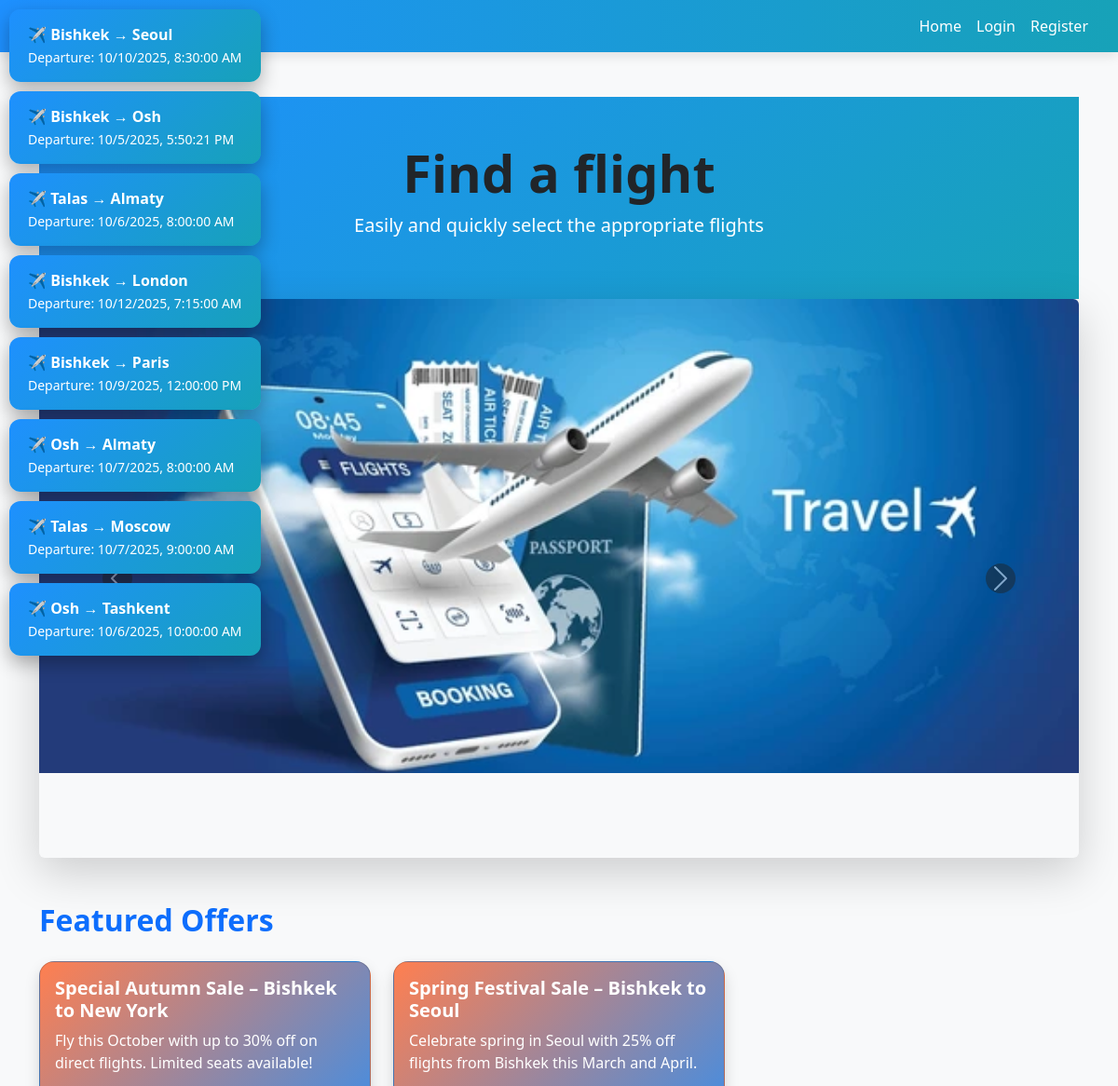
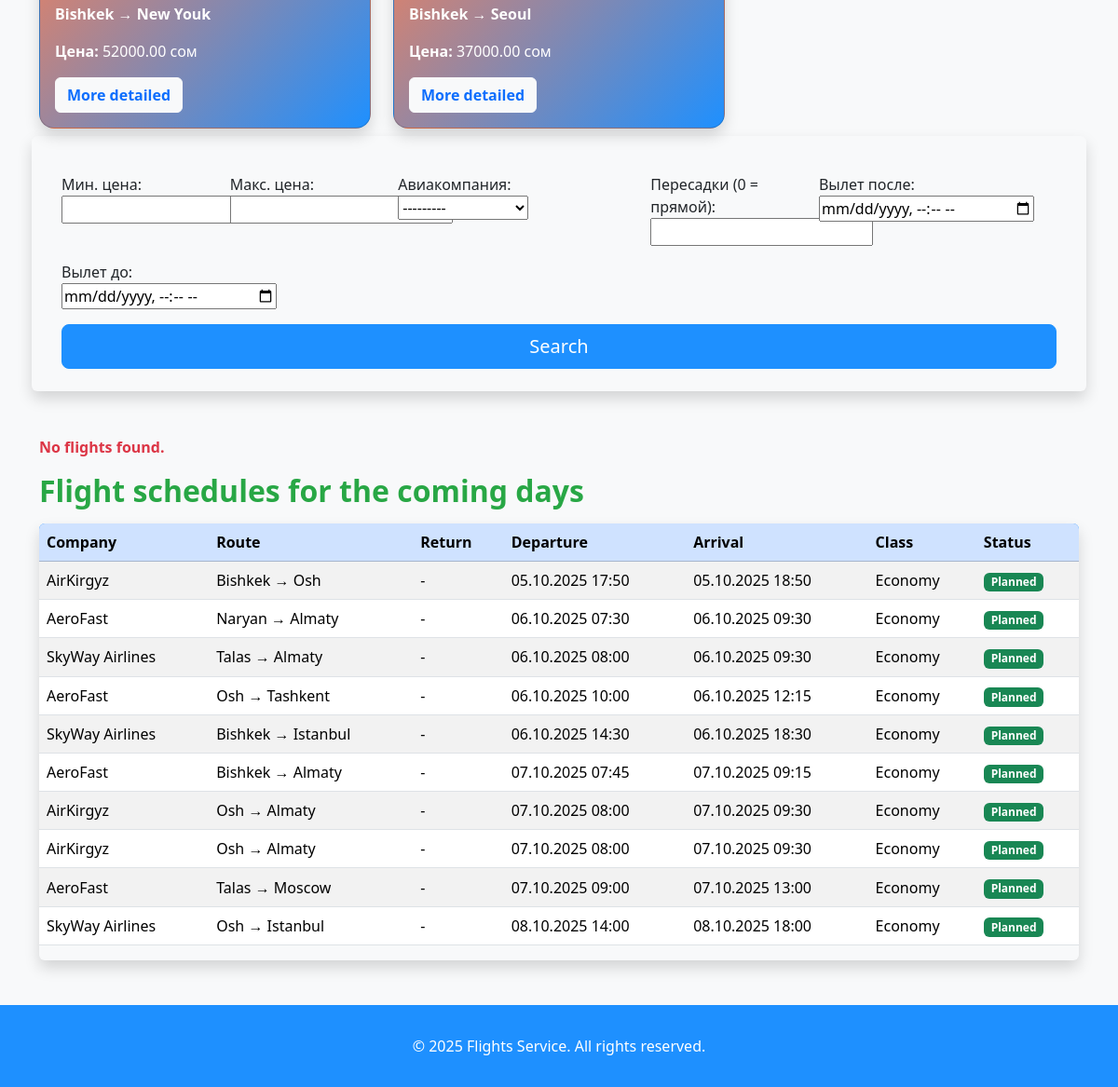
The page / on the database its author committed (2 pictures, top to bottom).
### flights/models.py (models this page shows, shortened)
class Banner(models.Model):
    title = models.CharField(max_length=200, blank=True)
    image = models.ImageField(upload_to="banners/")
    order = models.PositiveIntegerField(default=0)
    class Meta:
        ordering = ['order']

class FeaturedOffer(models.Model):
    flight = models.ForeignKey(Flight, on_delete=models.CASCADE)
    title = models.CharField(max_length=200)
    description = models.TextField(blank=True)

class Flight(models.Model):
    company = models.ForeignKey(Company, on_delete=models.CASCADE, related_name="flights")
    origin = models.CharField(max_length=100)
    destination = models.CharField(max_length=100)
    departure_time = models.DateTimeField()
    arrival_time = models.DateTimeField()
    duration = models.DurationField()
    stops = models.PositiveIntegerField(default=0)
    price = models.DecimalField(max_digits=10, decimal_places=2)
    seats_total = models.PositiveIntegerField()
    seats_available = models.PositiveIntegerField()
    is_active = models.BooleanField(default=True)
    ECONOMY = 'economy'
    COMFORT = 'comfort'
    BUSINESS = 'business'
    FLIGHT_CLASSES = [
        (ECONOMY, 'Economy'),
        (COMFORT, 'Comfort'),
        (BUSINESS, 'Business'),
    ]
    flight_class = models.CharField(max_length=10, choices=FLIGHT_CLASSES, default=ECONOMY)
    return_flight = models.ForeignKey(
        'self', null=True, blank=True, on_delete=models.SET_NULL, related_name='return_of'
    )

class Company(models.Model):
    name = models.CharField(max_length=255)
    managers = models.ManyToManyField(User, related_name="companies")
    def __str__(self):
        return self.name

### flights/views.py (the view)
# urls.py: path("", views.landing, name="landing"),
def landing(request):
    now = timezone.now()
    flights = Flight.objects.none()
    form = FlightSearchForm(request.GET or None)
    if form.is_valid():
        flights = Flight.objects.filter(is_active=True)
        origin = form.cleaned_data.get("origin")
        destination = form.cleaned_data.get("destination")
        date = form.cleaned_data.get("date")
        passengers = form.cleaned_data.get("passengers")
        price_min = form.cleaned_data.get("price_min")
        price_max = form.cleaned_data.get("price_max")
        company = form.cleaned_data.get("company")
        departure_after = form.cleaned_data.get("departure_after")
        departure_before = form.cleaned_data.get("departure_before")
        stops = form.cleaned_data.get("stops")
        if origin:
            flights = flights.filter(origin__iexact=origin)
        if destination:
            flights = flights.filter(destination__iexact=destination)
        if date:
            flights = flights.filter(departure_time__date=date)
        if passengers:
            flights = flights.filter(seats_available__gte=passengers)
        if price_min is not None:
            flights = flights.filter(price__gte=price_min)
        if price_max is not None:
            flights = flights.filter(price__lte=price_max)
        if company:
            flights = flights.filter(company=company)
        if departure_after:
            flights = flights.filter(departure_time__gte=departure_after)
        if departure_before:
            flights = flights.filter(departure_time__lte=departure_before)
        if stops is not None:
            flights = flights.filter(stops=stops)
    else:
        print(form.errors)
    upcoming_flights = Flight.objects.filter(
        departure_time__gte=now,
        departure_time__lte=now + timedelta(days=7),
        is_active=True
    ).order_by('departure_time')[:10]
    banners = Banner.objects.all()
    offers = FeaturedOffer.objects.all()
    return render(
        request,
        "landing.html",
        {
            "form": form,
            "flights": flights,
            "banners": banners,
            "offers": offers,
            "upcoming_flights": upcoming_flights,
            "now": now,
        },
    )

### flights/forms.py
class FlightSearchForm(forms.Form):
    origin = forms.CharField(required=False)
    destination = forms.CharField(required=False)
    date = forms.DateField(required=False)
    passengers = forms.IntegerField(required=False)
    price_min = forms.IntegerField(required=False, label="Мин. цена")
    price_max = forms.IntegerField(required=False, label="Макс. цена")
    company = forms.ModelChoiceField(
        queryset=Company.objects.all(),
        required=False,
        label="Авиакомпания"
    )
    departure_after = forms.DateTimeField(
        required=False,
        widget=forms.DateTimeInput(attrs={"type": "datetime-local"}),
        label="Вылет после"
    )
    departure_before = forms.DateTimeField(
        required=False,
        widget=forms.DateTimeInput(attrs={"type": "datetime-local"}),
        label="Вылет до"
    )
    stops = forms.IntegerField(required=False, label="Пересадки (0 = прямой)")

### templates/landing.html (shortened to what this page needs)
{% extends "base.html" %}
{% load static %}
{% block content %}
<div class="py-5 text-white" style="background: linear-gradient(135deg, #1E90FF, #17A2B8);">
    <div class="container text-center">
        <h1 class="display-4 fw-bold">Find a flight</h1>
        <p class="lead">Easily and quickly select the appropriate flights</p>
    </div>
</div>
<div id="bannerCarousel" class="carousel slide mb-5 shadow-lg rounded" data-bs-ride="carousel">
    <div class="carousel-inner" style="height: 600px;">
        {% for banner in banners %}
        <div class="carousel-item {% if forloop.first %}active{% endif %}">
            <img src="{{ banner.image.url }}"
                 class="d-block w-100 rounded"
                 alt="{{ banner.title }}"
                 style="height: 100%; object-fit: cover;">
        </div>
        {% endfor %}
    </div>
    <button class="carousel-control-prev" type="button" data-bs-target="#bannerCarousel" data-bs-slide="prev">
        <span class="carousel-control-prev-icon bg-dark rounded-circle p-3"></span>
    </button>
    <button class="carousel-control-next" type="button" data-bs-target="#bannerCarousel" data-bs-slide="next">
        <span class="carousel-control-next-icon bg-dark rounded-circle p-3"></span>
    </button>
</div>
<h2 class="mb-4 text-primary">Featured Offers</h2>
<div class="row">
    {% for offer in offers %}
    <div class="col-md-4 mb-4">
        <div class="card text-white shadow" style="background: linear-gradient(135deg, #FF7F50, #1E90FF); border-radius: 1rem;">
            <div class="card-body">
                <h5 class="card-title fw-bold">{{ offer.title }}</h5>
                <p class="card-text">{{ offer.description }}</p>
                <p class="card-text"><strong>{{ offer.flight.origin }} → {{ offer.flight.destination }}</strong></p>
                <p class="card-text"><strong>Цена:</strong> {{ offer.flight.price }} сом</p>
                <a href="{% url 'flight_detail' offer.flight.pk %}" class="btn btn-light text-primary fw-bold">More detailed</a>
            </div>
        </div>
    </div>
    {% endfor %}
</div>
<form method="get" class="row g-3 mb-5 p-4 shadow rounded" style="background-color: #F8F9FA;">
        <div class="col-md-2">
          {{ form.price_min.label_tag }}
          {{ form.price_min }}
        </div>
        <div class="col-md-2">
          {{ form.price_max.label_tag }}
          {{ form.price_max }}
        </div>
        <div class="col-md-3">
          {{ form.company.label_tag }}
          {{ form.company }}
        </div>
        <div class="col-md-2">
          {{ form.stops.label_tag }}
          {{ form.stops }}
        </div>
        <div class="col-md-3">
          {{ form.departure_after.label_tag }}
          {{ form.departure_after }}
        </div>
        <div class="col-md-3">
          {{ form.departure_before.label_tag }}
          {{ form.departure_before }}
        </div>
        <div class="col-12">
        <button type="submit" class="btn btn-primary btn-lg w-100">Search</button>
    </div>
</form>
{% if flights %}
    <h2 class="mb-3 text-info">Results:</h2>
    <div class="table-responsive shadow rounded">
        <table class="table table-hover align-middle">
            <thead class="table-dark text-white">
                <tr>
                    <th>Company</th>
                    <th>Where from</th>
                    <th>Where</th>
                    <th>Departure</th>
                    <th>Arrival</th>
                    <th>Price</th>
                    <th>Available seates</th>
                    <th></th>
                </tr>
            </thead>
            <tbody>
                {% for flight in flights %}
                <tr class="table-light">
                    <td>{{ flight.company.name }}</td>
                    <td>{{ flight.origin }}</td>
                    <td>{{ flight.destination }}</td>
                    <td>{{ flight.departure_time }}</td>
                    <td>{{ flight.arrival_time }}</td>
                    <td>{{ flight.price }} сом</td>
                    <td>{{ flight.seats_available }}</td>
                    <td>
                        <a href="{% url 'flight_detail' flight.pk %}" class="btn btn-primary btn-sm">Подробнее</a>
                    </td>
                </tr>
                {% endfor %}
            </tbody>
        </table>
    </div>
{% elif flights is not none %}
    <p class="text-danger fw-bold">No flights found.</p>
{% endif %}
<h2 class="mb-3 text-success">Flight schedules for the coming days</h2>
<div class="table-responsive shadow rounded">
  <table class="table table-striped table-hover align-middle">
    <thead class="table-primary">
      <tr>
        <th>Company</th>
        <th>Route</th>
        <th>Return</th>
        <th>Departure</th>
        <th>Arrival</th>
        <th>Class</th>
        <th>Status</th>
      </tr>
    </thead>
    <tbody>
      {% for flight in upcoming_flights %}
      <tr>
        <td>{{ flight.company.name }}</td>
        <td>{{ flight.origin }} → {{ flight.destination }}</td>
        <td>
          {% if flight.return_flight %}
            {{ flight.return_flight.origin }} → {{ flight.return_flight.destination }}
          {% else %}
            -
          {% endif %}
        </td>
        <td>{{ flight.departure_time|date:"d.m.Y H:i" }}</td>
        <td>{{ flight.arrival_time|date:"d.m.Y H:i" }}</td>
        <td>{{ flight.get_flight_class_display }}</td>
        <td>
          {% if flight.departure_time > now %}
            <span class="badge bg-success">Planned</span>
          {% else %}
            <span class="badge bg-secondary">Completed</span>
          {% endif %}
        </td>
      </tr>
      {% endfor %}
    </tbody>
  </table>
</div>
<body>
</body>
{% endblock %}

### templates/base.html (style rules this page uses)
:root { --primary: #1E90FF; --secondary: #FF7F50; --bg: #F8F9FA; --text-primary: #212529; --text-secondary: #6C757D; --error: #DC3545; --success: #28A745; --info: #17A2B8; --neutral: #E9ECEF; }
body { background-color: var(--bg); color: var(--text-primary); font-family: 'Segoe UI', Tahoma, Geneva, Verdana, sans-serif; }
.btn-primary { background-color: var(--primary); border-color: var(--primary); transition: all 0.3s; }
.card { border-radius: 1rem; box-shadow: 0 8px 20px rgba(0,0,0,0.15); transition: transform 0.3s, box-shadow 0.3s; }
.table thead { background: var(--primary); color: white; }
.carousel-item img { border-radius: 1rem; object-fit: cover; height: 350px; }
h1, h2, h3, h4 { color: var(--text-primary); font-weight: 700; }
.text-success { color: var(--success) !important; }
a { transition: color 0.3s; }

### rows shown on the page
Banner: image (picture)
FeaturedOffer: title "Special Autumn Sale – Bishkek to New York", description "Fly this October with up to 30% off on direct flights. Limited seats available!", flight.origin "Bishkek", flight.destination "New Youk", flight.price "52000.00"
FeaturedOffer: title "Spring Festival Sale – Bishkek to Seoul", description "Celebrate spring in Seoul with 25% off flights from Bishkek this March and April.", flight.origin "Bishkek", flight.destination "Seoul", flight.price "37000.00"
Flight: company.name "AirKirgyz", origin "Bishkek", destination "Osh", departure_time "05.10.2025 17:50", arrival_time "05.10.2025 18:50", flight_class "Economy", shows "Planned"
Flight: company.name "AeroFast", origin "Naryan", destination "Almaty", departure_time "06.10.2025 07:30", arrival_time "06.10.2025 09:30", flight_class "Economy", shows "Planned"
Flight: company.name "SkyWay Airlines", origin "Talas", destination "Almaty", departure_time "06.10.2025 08:00", arrival_time "06.10.2025 09:30", flight_class "Economy", shows "Planned"
Flight: company.name "AeroFast", origin "Osh", destination "Tashkent", departure_time "06.10.2025 10:00", arrival_time "06.10.2025 12:15", flight_class "Economy", shows "Planned"
Flight: company.name "SkyWay Airlines", origin "Bishkek", destination "Istanbul", departure_time "06.10.2025 14:30", arrival_time "06.10.2025 18:30", flight_class "Economy", shows "Planned"
Flight: company.name "AeroFast", origin "Bishkek", destination "Almaty", departure_time "07.10.2025 07:45", arrival_time "07.10.2025 09:15", flight_class "Economy", shows "Planned"
Flight: company.name "AirKirgyz", origin "Osh", destination "Almaty", departure_time "07.10.2025 08:00", arrival_time "07.10.2025 09:30", flight_class "Economy", shows "Planned"
Flight: company.name "AirKirgyz", origin "Osh", destination "Almaty", departure_time "07.10.2025 08:00", arrival_time "07.10.2025 09:30", flight_class "Economy", shows "Planned"
Flight: company.name "AeroFast", origin "Talas", destination "Moscow", departure_time "07.10.2025 09:00", arrival_time "07.10.2025 13:00", flight_class "Economy", shows "Planned"
Flight: company.name "SkyWay Airlines", origin "Osh", destination "Istanbul", departure_time "08.10.2025 14:00", arrival_time "08.10.2025 18:00", flight_class "Economy", shows "Planned"
